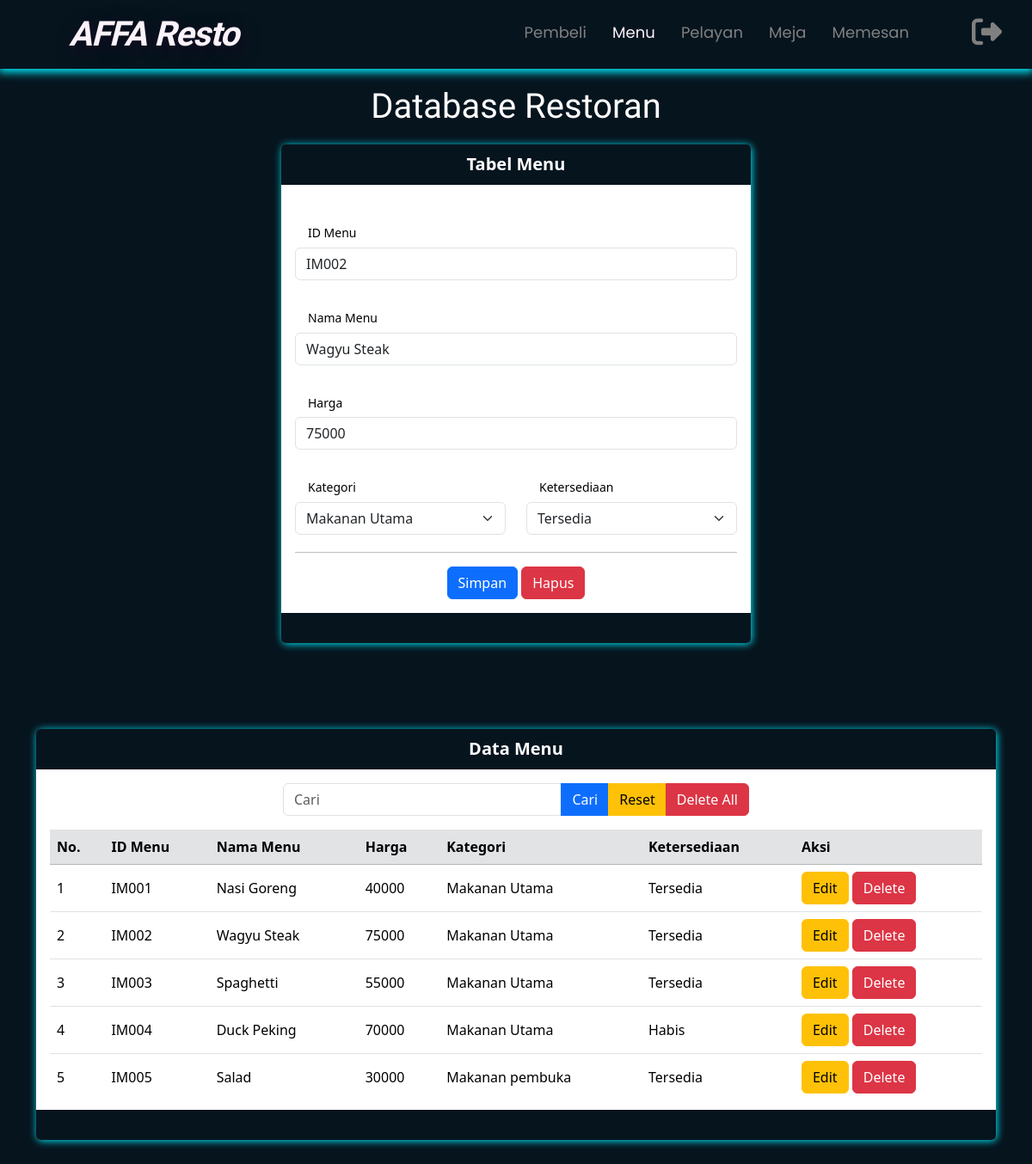
The page /menu.php?hal=edit&id=IM002 on the database its author committed.
### tables this page shows
CREATE TABLE `menu` (
  `id_menu` varchar(6) NOT NULL,
  `nama_menu` varchar(20) NOT NULL,
  `harga` int(10) NOT NULL,
  `kategori` varchar(15) NOT NULL,
  `ketersediaan` varchar(10) NOT NULL
);

### menu.php (the view, shortened to what this page needs)
<?php
$server = "localhost";
$user = "root";
$password = "";
$database = "tubesBD_Restoran";
$koneksi = mysqli_connect($server, $user, $password, $database) or die(mysqli_error($koneksi));
$vid_menu = "";
$vnama_menu = "";
$vharga = "";
$vkategori = "";
$vketersediaan = "";
if (isset($_GET['hal'])) {
    if ($_GET['hal'] == "edit") {
        $tampil = mysqli_query($koneksi, "SELECT * FROM menu WHERE id_menu = '$_GET[id]' ");
        $data = mysqli_fetch_array($tampil);
        if ($data) {
            $vid_menu = $data['id_menu'];
            $vnama_menu = $data['nama_menu'];
            $vharga = $data['harga'];
            $vkategori = $data['kategori'];
            $vketersediaan = $data['ketersediaan'];
        }
    } else if ($_GET['hal'] == "delete") {
        $hapus = mysqli_query($koneksi, "DELETE FROM menu WHERE id_menu = '$_GET[id]' ");
        if ($hapus) {
            $delete_sukses = true;
        } else {
            $delete_gagal = true;
        }
    }
}
?>
<!doctype html>
<html lang="en">
<head>
    <link href="https://cdn.jsdelivr.net/npm/bootstrap@5.3.2/dist/css/bootstrap.min.css" rel="stylesheet">
    <link rel="stylesheet" href="https://cdnjs.cloudflare.com/ajax/libs/font-awesome/6.4.2/css/all.min.css" />
</head>
<body>
    <nav>
        <a href="menu.php"><label class="logo" style="font-family: Agbalumo;">AFFA Resto</label></a>
        <ul class="nav-links">
            <li><a href="pembeli.php" class="link-nav">Pembeli</a></li>
            <li><a href="menu.php" class="link-nav active">Menu</a></li>
            <li><a href="pelayan.php" class="link-nav">Pelayan</a></li>
            <li><a href="meja.php" class="link-nav">Meja</a></li>
            <li><a href="memesan.php" class="link-nav">Memesan</a></li>
        </ul>
        <a href="Halamanlogin/login.php" onclick="return confirm('Apakah anda yakin ingin logout')"><i class="fa-solid fa-right-from-bracket"></i></a>
    </nav>
    <div class="container">
        <h1 class="text-center">Database Restoran</h1>
        <div class="row">
            <div class="col-md-6 mx-auto">
                <div class="card">
                    <div class="card-header text-center">
                        Tabel Menu
                    </div>
                    <div class="card-body">
                        <form method="post">
                            <div class="mb-1">
                                <label class="form-label">ID Menu</label>
                                <h5>ID Menu</h5>
                                <input type="text" name="tid_menu" value="<?= $vid_menu ?>" class="form-control" placeholder="Masukkan ID Menu">
                            </div>
                            <div class="mb-1">
                                <label class="form-label">Nama Menu</label>
                                <h5>Nama Menu</h5>
                                <input type="text" name="tnama_menu" value="<?= $vnama_menu ?>" class="form-control" placeholder="Masukkan Nama Menu">
                            </div>
                            <div class="mb-1">
                                <label class="form-label">Harga</label>
                                <h5>Harga</h5>
                                <input type="number" name="tharga" value="<?= $vharga ?>" class="form-control" placeholder="Masukkan Harga">
                            </div>
                            <div class="row">
                                <div class="col">
                                    <div class="mb-1">
                                        <label class="form-label">Kategori</label>
                                        <h5>Kategori</h5>
                                        <select class="form-select" name="tkategori">
                                            <option value="<?= $vkategori ?>"><?= $vkategori ?></option>
                                        </select>
                                    </div>
                                </div>
                                <div class="col">
                                    <div class="mb-1">
                                        <label class="form-label">Ketersediaan</label>
                                        <h5>Ketersediaan</h5>
                                        <select class="form-select" name="tketersediaan">
                                            <option value="<?= $vketersediaan ?>"><?= $vketersediaan ?></option>
                                        </select>
                                    </div>
                                </div>
                            </div>
                            <div class="text-center">
                                <hr>
                                <button class="btn btn-primary" name="bsimpan" type="submit">Simpan</button>
                                <button class="btn btn-danger" name="bhapus" type="reset">Hapus</button>
                            </div>
                        </form>
                    </div>
                    <div class="card-footer">
                    </div>
                </div>
            </div>
        </div>
        <div class="card">
            <div class="card-header text-center">
                Data Menu
            </div>
            <div class="card-body">
                <div class="col-md-6 mx-auto">
                    <form method="post">
                        <div class="input-group mb-3">
                            <input type="text" name="tcari" value="<?= isset($_POST['tcari']) ? $_POST['tcari'] : ''; ?>" class="form-control" placeholder="Cari">
                            <button class="btn btn-primary" name="bcari" type="submit">Cari</button>
                            <button class="btn btn-warning" name="breset" type="submit">Reset</button>
                            <button class="btn btn-danger" name="bdeleteall" type="submit">Delete All</button>
                        </div>
                    </form>
                </div>
                <div class="table-content">
                    <table class="table table-hover">
                        <tr class="table-secondary">
                            <th>No.</th>
                            <th>ID Menu</th>
                            <th>Nama Menu</th>
                            <th>Harga</th>
                            <th>Kategori</th>
                            <th>Ketersediaan</th>
                            <th>Aksi</th>
                        </tr>
                        <?php
                        $no = 1;
                        if (isset($_POST['bcari'])) {
                            $keyword = $_POST['tcari'];
                            $q = "SELECT * FROM menu WHERE id_menu like '%$keyword%' or nama_menu like '%$keyword%' or harga like '%$keyword%'
                        or kategori like '%$keyword%' or ketersediaan like '%$keyword%' order by id_menu asc";
                        } else {
                            $q = "SELECT * FROM menu order by id_menu asc";
                        }
                        $tampil = mysqli_query($koneksi, $q);
                        while ($data = mysqli_fetch_array($tampil)) :
                        ?>
                            <tr>
                                <td><?= $no++ ?></td>
                                <td><?= $data['id_menu'] ?></td>
                                <td><?= $data['nama_menu'] ?></td>
                                <td><?= $data['harga'] ?></td>
                                <td><?= $data['kategori'] ?></td>
                                <td><?= $data['ketersediaan'] ?></td>
                                <td>
                                    <a href="menu.php?hal=edit&id=<?= $data['id_menu'] ?>" class="btn btn-warning">Edit</a>
                                    <a href="menu.php?hal=delete&id=<?= $data['id_menu'] ?>" class="btn btn-danger" onclick="return confirm('Apakah anda yakin akan hapus data ini')">Delete</a>
                                </td>
                            </tr>
                        <?php endwhile;
                        ?>
                    </table>
                </div>
            </div>
            <div class="card-footer">
            </div>
        </div>
    </div>
</body>
</html>

### menu.php (style rules this page uses)
*, html, body { padding: 0; margin: 0; box-sizing: border-box; scroll-behavior: smooth; }
body { background-color: var(--dark-blue); }
:root { --blue: #0ef; --white: #fcf2fa; --dark-blue: #06141e; --trans-blc: rgba(0, 0, 0, 0.9); --shadow-nav: 0 2px 10px 2px #0ef; --shadow: 1px 1px 10px 0 #0ef; }
nav { position: sticky; position: -webkit-sticky; top: 0; z-index: 1; margin: auto; background: var(--dark-blue); box-shadow: var(--shadow-nav); height: 80px; width: 100%; }
label.logo { color: var(--white); font-size: 40px; line-height: 80px; padding: 0 80px; letter-spacing: -1px; font-weight: 800; font-style: italic; transition: 0.2s ease; text-shadow: 3px 5px 20px #230622aa; cursor: pointer; }
nav ul { float: right; margin-right: 130px; }
nav ul li { display: inline-block; line-height: 75px; }
nav ul li .link-nav { align-items: center; color: grey; font-size: 18px; padding: 7px 13px; text-decoration: none; }
.link-nav ::before { content: ""; position: absolute; width: 0; height: 2px; background-color: skyblue; bottom: -2px; left: 0; transition: width 0.3s ease; }
.link-nav { color: White; }
h1.text-center { text-align: center; margin-top: 20px; color: white; font-family: Agbalumo; margin-bottom: 20px; }
.card-header { background-color: var(--dark-blue); font-weight: bold; font-size: 20px; }
.card-footer { background-color: var(--dark-blue); height: 35px; }
.card { box-shadow: var(--shadow); border: none; color: white; margin-bottom: 100px; }
hr { color: black; }
nav a { font-family: Poppins; position: relative; text-decoration: none; transition: 0.2s; }
nav a::before { content: ""; position: absolute; width: 0; height: 3px; background-color: var(--blue); bottom: -2px; left: 0; transition: width 0.3s ease; }
nav li a.active { color: var(--white); }
.table-content { height: 310px; overflow-x: auto; }
table { table-layout: auto; }
th { position: sticky; top: 0; }
td { vertical-align: middle; }
h5 { padding-left: 15px; color: black; font-size: 14px; font-weight: 400; }
.fa-right-from-bracket { position: fixed; top: 20px; right: 35px; color: grey; cursor: pointer; font-size: 35px; z-index: 999; transition: 0.5s; }

### rows shown on the page
menu: tid_menu "IM002", tnama_menu "Wagyu Steak", tharga "75000", tkategori "Makanan Utama", tketersediaan "Tersedia", id_menu "IM002", nama_menu "Wagyu Steak", harga "75000", kategori "Makanan Utama", ketersediaan "Tersedia"
menu: id_menu "IM001", nama_menu "Nasi Goreng", harga "40000", kategori "Makanan Utama", ketersediaan "Tersedia"
menu: id_menu "IM003", nama_menu "Spaghetti", harga "55000", kategori "Makanan Utama", ketersediaan "Tersedia"
menu: id_menu "IM004", nama_menu "Duck Peking", harga "70000", kategori "Makanan Utama", ketersediaan "Habis"
menu: id_menu "IM005", nama_menu "Salad", harga "30000", kategori "Makanan pembuka", ketersediaan "Tersedia"
